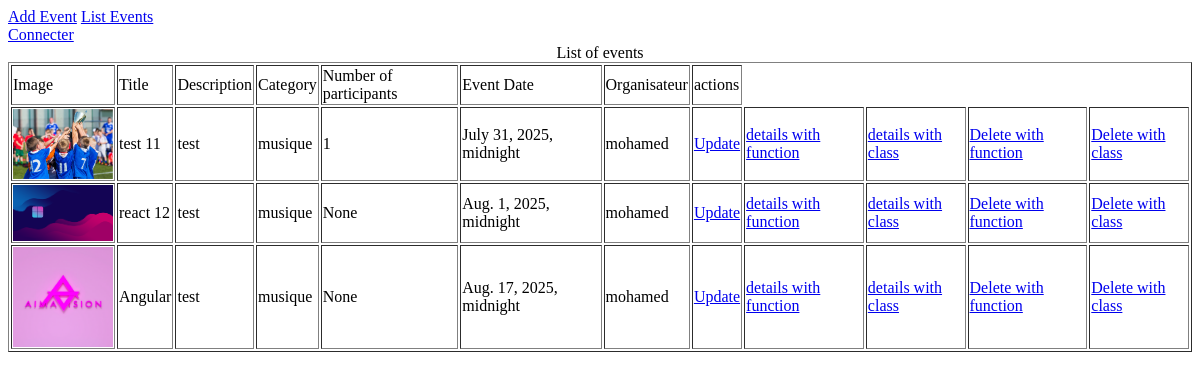
Before: /event/list/ with the older database file.
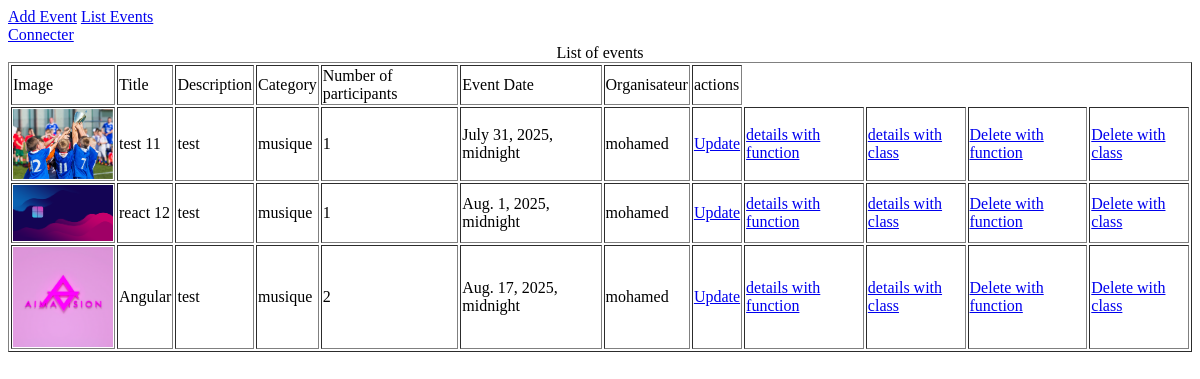
After: the same page with the newer database file.
### Event/models.py (models this page shows, shortened)
class Event(models.Model):
    title=models.CharField(max_length=30)
    description=models.TextField()
    category =models.CharField(choices=category_list ,max_length=20)
    image = models.ImageField(null=True , upload_to='images')
    state= models.BooleanField(default=True)
    nbr_participants= models.IntegerField(null=True)
    evt_date= models.DateTimeField()
    creation_date=models.DateTimeField(auto_now_add=True)
    updated_date=models.DateTimeField(auto_now=True)
    organisateur = models.ForeignKey(Person, on_delete=models.SET_NULL , null=True)
    participant= models.ManyToManyField(Person, through="Participants" , related_name="participant")
    class Meta:
        constraints=[models.CheckConstraint(check=models.Q(evt_date__gt = datetime.now()) , name="Please check the event date")]

### Person/models.py (models this page shows)
class Person(AbstractUser):
    cin = models.CharField(primary_key=True , max_length=8 ,validators=[validate_cin])
    username=models.CharField(max_length=20,unique=True)
    email=models.EmailField(max_length=30 ,validators=[validate_email])
    USERNAME_FIELD="username"
    class Meta:
        verbose_name="Person"

### Event/views.py (the view)
# urls.py: path('list/',listEvent, name="list"),
def listEvent(request):
    events= Event.objects.filter(state=True)
    return render (request,'event/list.html',{"events":events})

### Template/event/list.html
{% extends 'base.html' %}
{% block body %}
<table border="1" align="center">
    <caption>List of events </caption>
    <tr>
        <td>Image</td>
        <td>Title</td>
        <td>Description</td>
        <td>Category</td>
        <td>Number of participants</td>
        <td>Event Date</td>
        <td>Organisateur</td>
        <td>actions</td>
    </tr>
    {% for e in events %}
    <tr>
        <td> <img src="{{e.image.url}}"  width="100">   </td>
        <td>{{e.title}}</td>
        <td>{{e.description}}</td>
        <td>{{e.category}}</td>
        <td>{{e.nbr_participants}}</td>
        <td>{{e.evt_date}}</td>
        <td>{{e.organisateur}}</td>
        <td><a href="{% url 'updateEvent' e.id %}">Update</a></td>
        <td><a href="{% url 'detailsEvent' e.id %}">details with function</a></td>
    <td><a href="{% url 'detailsClass' e.id %}">details with class</a></td>
    <td><a href="{% url 'deleteEvent' e.id %}"> Delete with function</a></td>
    <td><a href="{% url 'deleteWithClass' e.id %}"> Delete with class</a></td>
    </tr>
    {% endfor %}
</table>
{% endblock %}

Changed rows visible on the page:
changed Event "react 12": nbr_participants "None" → "1"
changed Event "Angular": nbr_participants "None" → "2"
